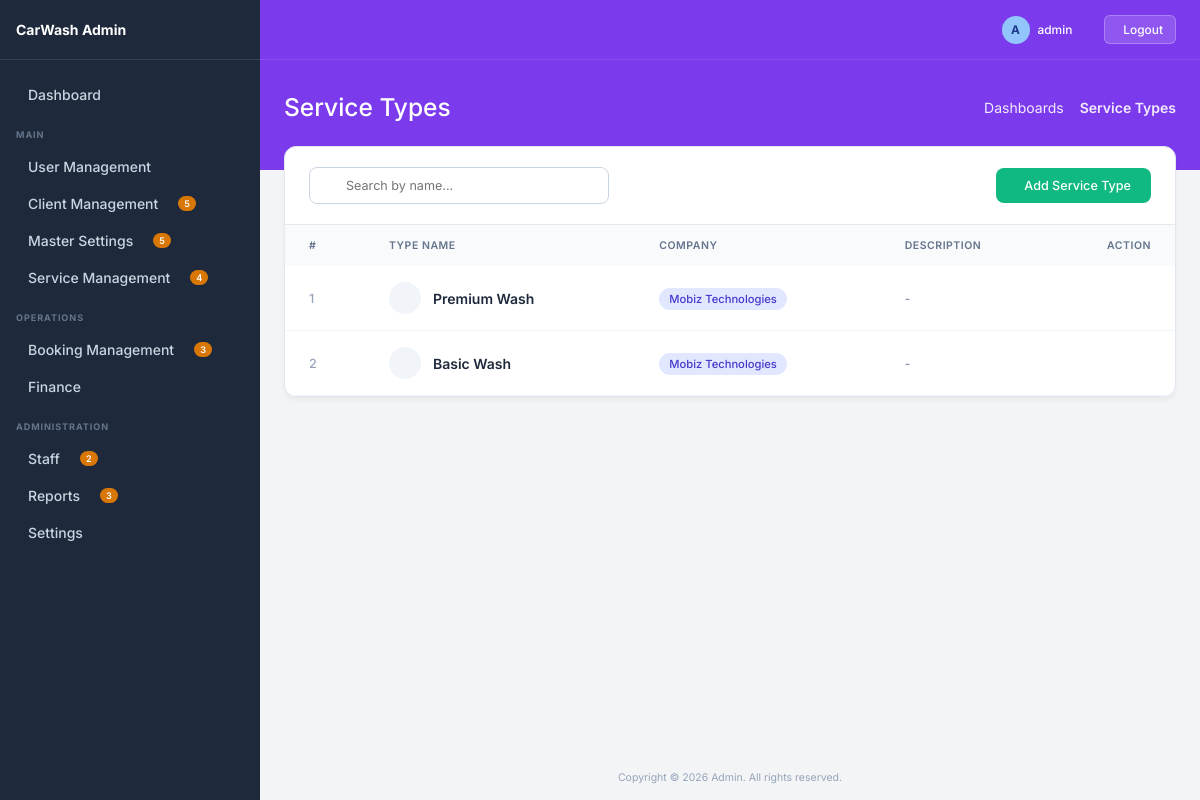
Screenshot of /service-types/ (signed in) with the database file from the repository.
### service_management/models.py (models this page shows, shortened)
class ServiceType(BaseModel):
    company = models.ForeignKey('client_management.Client', on_delete=models.CASCADE)
    name = models.CharField(max_length=100)
    description = models.TextField(blank=True, null=True)

### client_management/models.py (models this page shows, shortened)
class Client(BaseModel):
    company_name = models.CharField(max_length=200)
    owner_name = models.CharField(max_length=200)
    email = models.EmailField(blank=True, null=True)
    phone = models.CharField(max_length=50, blank=True, null=True)
    address = models.TextField(blank=True, null=True)
    status = models.BooleanField(default=True)
    gst_number = models.CharField(max_length=100, blank=True, null=True)
    country = models.ForeignKey('master.Country', on_delete=models.SET_NULL, blank=True, null=True)
    state = models.ForeignKey('master.State', on_delete=models.SET_NULL, blank=True, null=True)
    area = models.ForeignKey('master.Area', on_delete=models.SET_NULL, blank=True, null=True)

### service_management/views.py (the view)
# urls.py: path('service-types/', views.service_type_list, name='service_type_list'),
@login_required
def service_type_list(request):
    search = request.GET.get('search', '')
    queryset = ServiceType.objects.filter(is_deleted=False).order_by('-date_added')
    if search:
        queryset = queryset.filter(name__icontains=search)
    paginator = Paginator(queryset, 10)
    page_obj = paginator.get_page(request.GET.get('page'))
    return render(request, 'service_type/list.html', {
        'page_obj': page_obj,
        'search': search,
        'title': 'Service Types'
    })

### service_management/templates/service_type/list.html (shortened to what this page needs)
{% extends 'base.html' %}
{% block page_title %}Service Types{% endblock %}
{% block breadcrumb_active %}Service Types{% endblock %}
{% block content %}
<div class="list-container">
    <div class="list-header">
        <form method="GET" class="search-wrapper">
            <input type="text" name="search" value="{{search}}" placeholder="Search by name..." class="search-input">
        </form>
        <a href="{% url 'service_type_create' %}" class="btn-create">
             Add Service Type
        </a>
    </div>
    <div style="overflow-x: auto;">
        <table class="premium-table">
            <thead>
                <tr>
                    <th style="width: 80px;">#</th>
                    <th>Type Name</th>
                    <th>Company</th>
                    <th>Description</th>
                    <th style="width: 120px; text-align: right;">Action</th>
                </tr>
            </thead>
            <tbody>
                {% for obj in page_obj %}
                <tr>
                    <td style="font-weight: 500; color: #94a3b8;">{{ forloop.counter }}</td>
                    <td style="font-weight: 600; color: #1e293b;">
                        <div style="display: flex; align-items: center; gap: 12px;">
                            <div style="width: 32px; height: 32px; border-radius: 50%; background: #f1f5f9; display: flex; align-items: center; justify-content: center; color: #64748b;">
                            </div>
                            <div>
                                <div style="color: #1e293b;">{{ obj.name }}</div>
                            </div>
                        </div>
                    </td>
                    <td><span style="background: #e0e7ff; color: #4338ca; padding: 4px 10px; border-radius: 20px; font-size: 0.8rem; font-weight: 500;">{{ obj.company.company_name }}</span></td>
                    <td style="color: #64748b; font-size: 0.85rem; max-width: 250px; white-space: nowrap; overflow: hidden; text-overflow: ellipsis;">{{ obj.description|default:"-" }}</td>
                    <td style="text-align: right;">
                        <div style="display: flex; gap: 8px; justify-content: flex-end;">
                            <a href="{% url 'service_type_edit' obj.id %}" class="action-btn edit" title="Edit">
                            </a>
                            <a href="{% url 'service_type_delete' obj.id %}" onclick="return confirm('Delete this service type?')" class="action-btn delete" title="Delete">
                            </a>
                        </div>
                    </td>
                </tr>
                {% endfor %}
            </tbody>
        </table>
    </div>
</div>
{% endblock %}

### core/templates/base.html (shortened to what this page needs)
<!DOCTYPE html>
<html lang="en">
<head>
</head>
<body>
    <aside class="sidebar">
        <div class="sidebar-header">
            <span>CarWash Admin</span>
        </div>
        <div class="sidebar-content">
            <a href="{% url 'dashboard' %}" class="nav-item">
                <div class="nav-item-left">
                    Dashboard
                </div>
            </a>
            <div class="nav-section-title">MAIN</div>
            <div class="nav-item dropdown-toggle">
                <div class="nav-item-left">
                     User Management
                </div>
            </div>
            <div class="nav-item dropdown-toggle">
                <div class="nav-item-left">
                    Client Management
                    <span class="nav-badge">5</span>
                </div>
            </div>
            <div class="nav-item dropdown-toggle">
                <div class="nav-item-left">
                    Master Settings
                    <span class="nav-badge">5</span>
                </div>
            </div>
            <div class="nav-item dropdown-toggle">
                <div class="nav-item-left">
                    Service Management
                    <span class="nav-badge">4</span>
                </div>
            </div>
            <div class="nav-section-title">OPERATIONS</div>
            <div class="nav-item dropdown-toggle">
                <div class="nav-item-left">
                    Booking Management
                    <span class="nav-badge">3</span>
                </div>
            </div>
            <div class="nav-item dropdown-toggle">
                <div class="nav-item-left">
                    Finance
                </div>
            </div>
            <div class="nav-section-title">ADMINISTRATION</div>
            <div class="nav-item dropdown-toggle">
                <div class="nav-item-left">
                    Staff
                    <span class="nav-badge">2</span>
                </div>
            </div>
            <div class="nav-item dropdown-toggle">
                <div class="nav-item-left">
                    Reports
                    <span class="nav-badge">3</span>
                </div>
            </div>
            <div class="nav-item dropdown-toggle">
                <div class="nav-item-left">
                    Settings
                </div>
            </div>
        </div>
    </aside>
    <div class="main-wrapper">
        <div class="top-banner">
            <div class="top-navbar">
                <div class="navbar-right">
                    <div class="flex-center" style="gap: 8px;">
                        <span style="display:inline-block; width:28px; height:28px; border-radius:50%; background:#93c5fd; color:#1e3a8a; text-align:center; line-height:28px; font-weight:bold;">{{ request.user.username|make_list|first|upper|default:"A" }}</span>
                        <span>{{ request.user.username|default:"admin" }}</span>
                    </div>
                    {% if request.user.is_authenticated %}
                    <form method="post" action="{% url 'logout' %}" style="margin-left: 12px; display: inline;">
                        <button type="submit" style="background: rgba(255,255,255,0.15); border: 1px solid rgba(255,255,255,0.25); color: white; padding: 6px 12px; border-radius: 6px; cursor: pointer; display: flex; align-items: center; gap: 6px; font-size: 0.85rem; font-weight: 500; transition: all 0.2s;">
                             Logout
                        </button>
                    </form>
                    {% endif %}
                </div>
            </div>
            <div class="banner-header">
                <div class="banner-title">{% block page_title %}Dashboard{% endblock %}</div>
                <div class="banner-breadcrumbs">
                    <a href="#">Dashboards</a>
                    <span style="font-weight: 600;">{% block breadcrumb_active %}Admin Dashboard{% endblock %}</span>
                </div>
            </div>
        </div>
        <div class="content-area">
            {% block content %}{% endblock %}
        </div>
        <div style="margin-top:auto; padding: 16px; text-align: center; color: #94a3b8; font-size: 0.75rem;">
            Copyright © 2026 Admin. All rights reserved.
        </div>
    </div>
</body>
</html>

### core/templates/base.html (style rules this page uses)
:root { --bg-sidebar: #1e293b; --bg-body: #f3f4f6; --bg-banner: #7c3aed; --text-sidebar: #cbd5e1; --text-sidebar-hover: #ffffff; --sidebar-border: #334155; --badge-bg: #d97706; --badge-text: #ffffff; --sidebar-width: 260px; }
* { margin: 0; padding: 0; box-sizing: border-box; font-family: 'Inter', sans-serif; font-size: 14px; }
body { background-color: var(--bg-body); color: #1e293b; display: flex; min-height: 100vh; overflow-x: hidden; }
.sidebar { width: var(--sidebar-width); background-color: var(--bg-sidebar); display: flex; flex-direction: column; position: fixed; height: 100vh; overflow-y: auto; z-index: 100; }
.sidebar-header { padding: 16px; font-size: 1.1rem; font-weight: 700; display: flex; align-items: center; gap: 12px; color: white; border-bottom: 1px solid var(--sidebar-border); height: 60px; }
.sidebar-content { padding: 16px 0; }
.nav-section-title { color: #64748b; font-size: 0.65rem; text-transform: uppercase; letter-spacing: 0.1em; font-weight: 700; margin: 16px 16px 8px 16px; }
.nav-item { display: flex; align-items: center; justify-content: space-between; padding: 10px 16px; color: var(--text-sidebar); text-decoration: none; font-size: 0.85rem; font-weight: 500; cursor: pointer; transition: color 0.2s, background-color 0.2s; }
.nav-item-left { display: flex; align-items: center; gap: 12px; }
.nav-badge { background-color: var(--badge-bg); color: var(--badge-text); font-size: 0.65rem; font-weight: 600; padding: 2px 6px; border-radius: 12px; margin-left: 8px; }
.main-wrapper { flex: 1; margin-left: var(--sidebar-width); display: flex; flex-direction: column; min-height: 100vh; }
.top-banner { background-color: var(--bg-banner); color: white; display: flex; flex-direction: column; }
.top-navbar { height: 60px; display: flex; align-items: center; justify-content: space-between; padding: 0 24px; border-bottom: 1px solid rgba(255, 255, 255, 0.1); }
.navbar-right { display: flex; align-items: center; gap: 20px; }
.navbar-right span { font-size: 0.85rem; font-weight: 500; }
.banner-header { padding: 32px 24px 48px 24px; display: flex; justify-content: space-between; align-items: center; }
.banner-title { font-size: 1.75rem; font-weight: 500; }
.banner-breadcrumbs { font-size: 0.75rem; display: flex; align-items: center; gap: 8px; opacity: 0.9; }
.banner-breadcrumbs a { color: white; text-decoration: none; }
.content-area { padding: 0 24px 24px 24px; margin-top: -24px; flex: 1; }
.flex-center { display: flex; align-items: center; }
.list-container { background: white; border-radius: 12px; border: 1px solid #e2e8f0; box-shadow: 0 4px 6px -1px rgba(0, 0, 0, 0.05); overflow: hidden; }
.list-header { padding: 20px 24px; border-bottom: 1px solid #e2e8f0; display: flex; justify-content: space-between; align-items: center; }
.search-input { padding: 10px 16px; padding-left: 36px; border: 1px solid #cbd5e1; border-radius: 8px; font-size: 0.9rem; outline: none; width: 300px; transition: all 0.2s; font-family: 'Inter', sans-serif; }
.search-wrapper { position: relative; display: flex; align-items: center; }
.btn-create { background: #10b981; color: white; padding: 10px 20px; border-radius: 8px; text-decoration: none; font-size: 0.9rem; font-weight: 500; display: flex; align-items: center; gap: 8px; transition: background 0.2s; border: none; cursor: pointer; }
.premium-table { width: 100%; border-collapse: collapse; text-align: left; }
.premium-table th { background-color: #f8fafc; color: #64748b; font-size: 0.75rem; text-transform: uppercase; letter-spacing: 0.05em; padding: 14px 24px; font-weight: 600; }
.premium-table td { padding: 16px 24px; font-size: 0.9rem; color: #334155; border-bottom: 1px solid #f1f5f9; vertical-align: middle; }
.action-btn { padding: 6px; border-radius: 6px; color: #64748b; transition: all 0.2s; text-decoration: none; display: inline-flex; align-items: center; justify-content: center; }

### rows the page displays
ServiceType: name "Premium Wash", company.company_name "Mobiz Technologies", description "-"
ServiceType: name "Basic Wash", company.company_name "Mobiz Technologies", description "-"

### other values shown
{{ request.user.username|make_list|first|upper|default:"A" }} "A"
{{ request.user.username|default:"admin" }} "admin"
